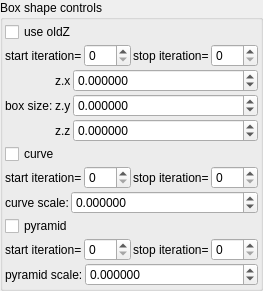
    <widget class="QGroupBox" name="groupBox_7">
     <property name="title">
      <string>Box shape controls</string>
     </property>
     <layout class="QVBoxLayout" name="verticalLayout_9" stretch="0,0,0,0,0,0,0,0,0">
      <property name="spacing">
       <number>2</number>
      </property>
      <property name="leftMargin">
       <number>2</number>
      </property>
      <property name="topMargin">
       <number>2</number>
      </property>
      <property name="rightMargin">
       <number>2</number>
      </property>
      <property name="bottomMargin">
       <number>2</number>
      </property>
      <item>
       <widget class="MyCheckBox" name="checkBox_transf_function_enabledY_false">
        <property name="text">
         <string>use oldZ</string>
        </property>
       </widget>
      </item>
      <item>
       <layout class="QHBoxLayout" name="horizontalLayout_6" stretch="0,1,0,1">
        <property name="topMargin">
         <number>0</number>
        </property>
        <item>
         <widget class="QLabel" name="label_79">
          <property name="text">
           <string>start iteration=</string>
          </property>
          <property name="wordWrap">
           <bool>true</bool>
          </property>
         </widget>
        </item>
        <item>
         <widget class="MySpinBox" name="spinboxInt_transf_start_iterations">
          <property name="sizePolicy">
           <sizepolicy hsizetype="Minimum" vsizetype="Maximum">
            <horstretch>0</horstretch>
            <verstretch>0</verstretch>
           </sizepolicy>
          </property>
          <property name="minimum">
           <number>0</number>
          </property>
          <property name="maximum">
           <number>999</number>
          </property>
          <property name="value">
           <number>0</number>
          </property>
         </widget>
        </item>
        <item>
         <widget class="QLabel" name="label_64">
          <property name="text">
           <string>stop iteration=</string>
          </property>
          <property name="wordWrap">
           <bool>true</bool>
          </property>
         </widget>
        </item>
        <item>
         <widget class="MySpinBox" name="spinboxInt_transf_stop_iterations">
          <property name="sizePolicy">
           <sizepolicy hsizetype="Preferred" vsizetype="Maximum">
            <horstretch>0</horstretch>
            <verstretch>0</verstretch>
           </sizepolicy>
          </property>
          <property name="maximum">
           <number>999</number>
          </property>
         </widget>
        </item>
       </layout>
      </item>
      <item>
       <layout class="QGridLayout" name="gridLayout_2" columnstretch="0,0,1">
        <property name="spacing">
         <number>2</number>
        </property>
        <item row="3" column="2">
         <widget class="MyDoubleSpinBox" name="spinbox3_transf_addition_constant_111_x">
          <property name="sizePolicy">
           <sizepolicy hsizetype="Minimum" vsizetype="Maximum">
            <horstretch>0</horstretch>
            <verstretch>0</verstretch>
           </sizepolicy>
          </property>
          <property name="prefix">
           <string/>
          </property>
          <property name="suffix">
           <string/>
          </property>
          <property name="decimals">
           <number>6</number>
          </property>
          <property name="minimum">
           <double>-99.989999999999995</double>
          </property>
          <property name="maximum">
           <double>99.989999999999995</double>
          </property>
          <property name="singleStep">
           <double>0.100000000000000</double>
          </property>
         </widget>
        </item>
        <item row="5" column="1">
         <widget class="QLabel" name="label_123">
          <property name="text">
           <string notr="true">z.z</string>
          </property>
         </widget>
        </item>
        <item row="4" column="2">
         <widget class="MyDoubleSpinBox" name="spinbox3_transf_addition_constant_111_y">
          <property name="sizePolicy">
           <sizepolicy hsizetype="Minimum" vsizetype="Maximum">
            <horstretch>0</horstretch>
            <verstretch>0</verstretch>
           </sizepolicy>
          </property>
          <property name="prefix">
           <string/>
          </property>
          <property name="suffix">
           <string/>
          </property>
          <property name="decimals">
           <number>6</number>
          </property>
          <property name="minimum">
           <double>-99.989999999999995</double>
          </property>
          <property name="maximum">
           <double>99.989999999999995</double>
          </property>
          <property name="singleStep">
           <double>0.100000000000000</double>
          </property>
         </widget>
        </item>
        <item row="3" column="0" rowspan="3">
         <widget class="QLabel" name="label_109">
          <property name="text">
           <string>box size:</string>
          </property>
         </widget>
        </item>
        <item row="5" column="2">
         <widget class="MyDoubleSpinBox" name="spinbox3_transf_addition_constant_111_z">
          <property name="sizePolicy">
           <sizepolicy hsizetype="Minimum" vsizetype="Maximum">
            <horstretch>0</horstretch>
            <verstretch>0</verstretch>
           </sizepolicy>
          </property>
          <property name="prefix">
           <string/>
          </property>
          <property name="suffix">
           <string/>
          </property>
          <property name="decimals">
           <number>6</number>
          </property>
          <property name="minimum">
           <double>-99.989999999999995</double>
          </property>
          <property name="maximum">
           <double>99.989999999999995</double>
          </property>
          <property name="singleStep">
           <double>0.100000000000000</double>
          </property>
         </widget>
        </item>
        <item row="4" column="1">
         <widget class="QLabel" name="label_125">
          <property name="text">
           <string notr="true">z.y</string>
          </property>
         </widget>
        </item>
        <item row="3" column="1">
         <widget class="QLabel" name="label_126">
          <property name="text">
           <string notr="true">z.x</string>
          </property>
         </widget>
        </item>
       </layout>
      </item>
      <item>
       <widget class="MyCheckBox" name="checkBox_transf_function_enabledT_false">
        <property name="text">
         <string>curve</string>
        </property>
       </widget>
      </item>
      <item>
       <layout class="QHBoxLayout" name="horizontalLayout_7" stretch="0,1,0,1">
        <property name="topMargin">
         <number>0</number>
        </property>
        <item>
         <widget class="QLabel" name="label_80">
          <property name="text">
           <string>start iteration=</string>
          </property>
          <property name="wordWrap">
           <bool>true</bool>
          </property>
         </widget>
        </item>
        <item>
         <widget class="MySpinBox" name="spinboxInt_transf_start_iterations_T">
          <property name="sizePolicy">
           <sizepolicy hsizetype="Minimum" vsizetype="Maximum">
            <horstretch>0</horstretch>
            <verstretch>0</verstretch>
           </sizepolicy>
          </property>
          <property name="minimum">
           <number>0</number>
          </property>
          <property name="maximum">
           <number>999</number>
          </property>
          <property name="value">
           <number>0</number>
          </property>
         </widget>
        </item>
        <item>
         <widget class="QLabel" name="label_65">
          <property name="text">
           <string>stop iteration=</string>
          </property>
          <property name="wordWrap">
           <bool>true</bool>
          </property>
         </widget>
        </item>
        <item>
         <widget class="MySpinBox" name="spinboxInt_transf_stop_iterations_T">
          <property name="sizePolicy">
           <sizepolicy hsizetype="Preferred" vsizetype="Maximum">
            <horstretch>0</horstretch>
            <verstretch>0</verstretch>
           </sizepolicy>
          </property>
          <property name="maximum">
           <number>999</number>
          </property>
         </widget>
        </item>
       </layout>
      </item>
      <item>
       <layout class="QHBoxLayout" name="horizontalLayout_8" stretch="0,1">
        <property name="topMargin">
         <number>0</number>
        </property>
        <item>
         <widget class="QLabel" name="label_15">
          <property name="text">
           <string>curve scale:</string>
          </property>
         </widget>
        </item>
        <item>
         <widget class="MyDoubleSpinBox" name="spinbox_transf_scale_0">
          <property name="sizePolicy">
           <sizepolicy hsizetype="Minimum" vsizetype="Maximum">
            <horstretch>0</horstretch>
            <verstretch>0</verstretch>
           </sizepolicy>
          </property>
          <property name="prefix">
           <string/>
          </property>
          <property name="suffix">
           <string/>
          </property>
          <property name="decimals">
           <number>6</number>
          </property>
          <property name="minimum">
           <double>-100000.000000000000000</double>
          </property>
          <property name="maximum">
           <double>100000.000000000000000</double>
          </property>
          <property name="singleStep">
           <double>0.100000000000000</double>
          </property>
         </widget>
        </item>
       </layout>
      </item>
      <item>
       <widget class="MyCheckBox" name="checkBox_transf_function_enabledM_false">
        <property name="text">
         <string>pyramid</string>
        </property>
       </widget>
      </item>
      <item>
       <layout class="QHBoxLayout" name="horizontalLayout_9" stretch="0,1,0,1">
        <property name="topMargin">
         <number>0</number>
        </property>
        <item>
         <widget class="QLabel" name="label_81">
          <property name="text">
           <string>start iteration=</string>
          </property>
          <property name="wordWrap">
           <bool>true</bool>
          </property>
         </widget>
        </item>
        <item>
         <widget class="MySpinBox" name="spinboxInt_transf_start_iterations_M">
          <property name="sizePolicy">
           <sizepolicy hsizetype="Minimum" vsizetype="Maximum">
            <horstretch>0</horstretch>
            <verstretch>0</verstretch>
           </sizepolicy>
          </property>
          <property name="minimum">
           <number>0</number>
          </property>
          <property name="maximum">
           <number>999</number>
          </property>
          <property name="value">
           <number>0</number>
          </property>
         </widget>
        </item>
        <item>
         <widget class="QLabel" name="label_67">
          <property name="text">
           <string>stop iteration=</string>
          </property>
          <property name="wordWrap">
           <bool>true</bool>
          </property>
         </widget>
        </item>
        <item>
         <widget class="MySpinBox" name="spinboxInt_transf_stop_iterations_M">
          <property name="sizePolicy">
           <sizepolicy hsizetype="Preferred" vsizetype="Maximum">
            <horstretch>0</horstretch>
            <verstretch>0</verstretch>
           </sizepolicy>
          </property>
          <property name="maximum">
           <number>999</number>
          </property>
         </widget>
        </item>
       </layout>
      </item>
      <item>
       <layout class="QHBoxLayout" name="horizontalLayout_10" stretch="0,1">
        <property name="topMargin">
         <number>0</number>
        </property>
        <item>
         <widget class="QLabel" name="label_16">
          <property name="text">
           <string>pyramid scale:</string>
          </property>
         </widget>
        </item>
        <item>
         <widget class="MyDoubleSpinBox" name="spinbox_transf_scaleA_0">
          <property name="sizePolicy">
           <sizepolicy hsizetype="Minimum" vsizetype="Maximum">
            <horstretch>0</horstretch>
            <verstretch>0</verstretch>
           </sizepolicy>
          </property>
          <property name="prefix">
           <string/>
          </property>
          <property name="suffix">
           <string/>
          </property>
          <property name="decimals">
           <number>6</number>
          </property>
          <property name="minimum">
           <double>-100000.000000000000000</double>
          </property>
          <property name="maximum">
           <double>100000.000000000000000</double>
          </property>
          <property name="singleStep">
           <double>0.100000000000000</double>
          </property>
         </widget>
        </item>
       </layout>
      </item>
     </layout>
    </widget>
